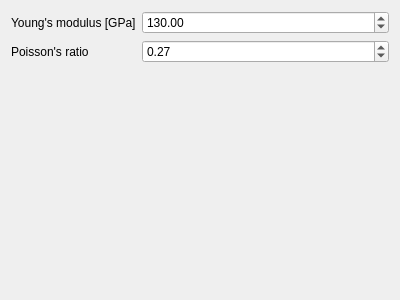
<?xml version="1.0" encoding="UTF-8"?>
<ui version="4.0">
 <class>MatPage</class>
 <widget class="QWidget" name="MatPage">
  <property name="geometry">
   <rect>
    <x>0</x>
    <y>0</y>
    <width>400</width>
    <height>300</height>
   </rect>
  </property>
  <property name="windowTitle">
   <string>Form</string>
  </property>
  <layout class="QFormLayout" name="formLayout">
   <item row="0" column="0">
    <widget class="QLabel" name="label_15">
     <property name="text">
      <string>Young's modulus [GPa]</string>
     </property>
    </widget>
   </item>
   <item row="0" column="1">
    <widget class="QDoubleSpinBox" name="Ym">
     <property name="minimum">
      <double>1.000000000000000</double>
     </property>
     <property name="maximum">
      <double>10000.000000000000000</double>
     </property>
     <property name="singleStep">
      <double>10.000000000000000</double>
     </property>
     <property name="value">
      <double>130.000000000000000</double>
     </property>
    </widget>
   </item>
   <item row="1" column="0">
    <widget class="QLabel" name="label_16">
     <property name="text">
      <string>Poisson's ratio</string>
     </property>
    </widget>
   </item>
   <item row="1" column="1">
    <widget class="QDoubleSpinBox" name="Pr">
     <property name="maximum">
      <double>1.000000000000000</double>
     </property>
     <property name="singleStep">
      <double>0.010000000000000</double>
     </property>
     <property name="value">
      <double>0.270000000000000</double>
     </property>
    </widget>
   </item>
  </layout>
 </widget>
 <resources/>
 <connections/>
</ui>
